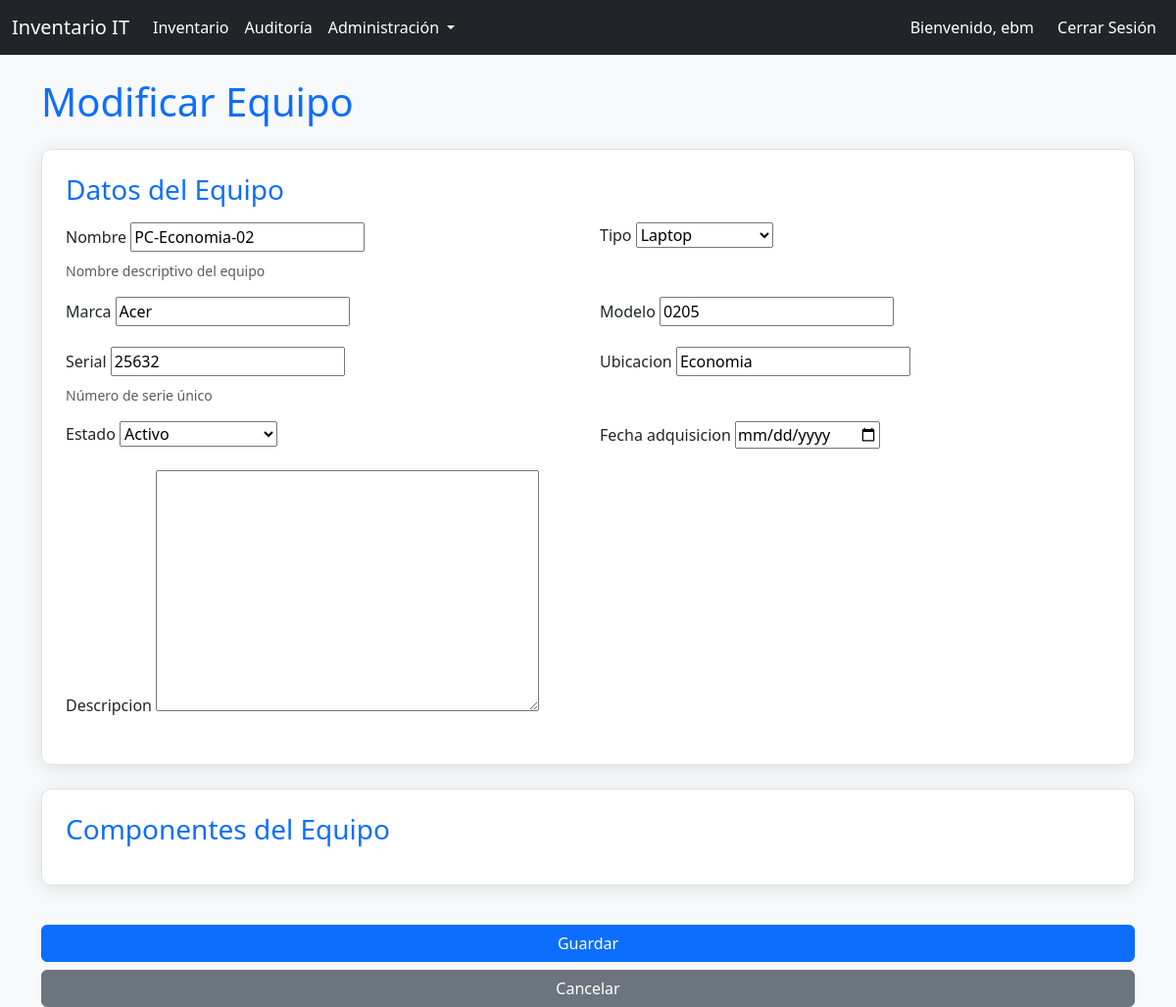
Screenshot of /inventario/modificar/2/ (signed in) with the database file from the repository.
### inventario/models.py (models this page shows, shortened)
class Equipo(models.Model):
    TIPO_CHOICES = [
        ('servidor', 'Servidor'),
        ('pc', 'PC de escritorio'),
        ('portatil', 'Laptop'),
        ('monitor', 'Monitor'),
        ('impresora', 'Impresora'),
        ('otro', 'Otro'),
    ]
    ESTADO_CHOICES = [
        ('activo', 'Activo'),
        ('mantenimiento', 'En Mantenimiento'),
        ('baja', 'Dado de Baja'),
    ]
    nombre = models.CharField(max_length=200, help_text="Nombre descriptivo del equipo")
    tipo = models.CharField(max_length=50, choices=TIPO_CHOICES)
    marca = models.CharField(max_length=100)
    modelo = models.CharField(max_length=100)
    serial = models.CharField(max_length=150, unique=True, help_text="Número de serie único")
    ubicacion = models.CharField(max_length=200)
    estado = models.CharField(max_length=50, choices=ESTADO_CHOICES, default='activo')
    fecha_adquisicion = models.DateField()
    descripcion = models.TextField(blank=True, null=True)

### inventario/views.py (the view)
# urls.py: path('modificar/<int:pk>/', views.modificar_equipo, name='modificar_equipo'),
@login_required
@user_passes_test(es_admin)
def modificar_equipo(request, pk):
    equipo = get_object_or_404(Equipo, pk=pk)
    if request.method == 'POST':
        form = EquipoForm(request.POST, instance=equipo)
        if form.is_valid():
            equipo = form.save()
            Auditoria.objects.create(usuario=request.user, accion=f"Se modificó el equipo: {equipo.nombre}")
            return redirect('detalle_equipo', pk=equipo.pk)
    else:
        form = EquipoForm(instance=equipo)
    return render(request, 'inventario/form_equipo.html', {'form': form, 'titulo': 'Modificar Equipo'})

### inventario/forms.py
class EquipoForm(forms.ModelForm):
    class Meta:
        model = Equipo
        fields = ['nombre', 'tipo', 'marca', 'modelo', 'serial', 'ubicacion', 'estado', 'fecha_adquisicion', 'descripcion']
        widgets = {
            'fecha_adquisicion': forms.DateInput(attrs={'type': 'date'}),
        }

### inventario/views.py (called while the page is built)
def es_admin(user):
    return user.is_staff

### templates/inventario/form_equipo.html (shortened to what this page needs)
{% extends 'base.html' %}
{% block content %}
    <h1 class="text-primary mb-4">{{ titulo }}</h1>
<form method="post" class="needs-validation" novalidate>
    <div class="card card-futuristic p-4 mb-4">
        <h3 class="text-primary mb-3">Datos del Equipo</h3>
        <div class="row">
            {% for field in form %}
                <div class="col-md-6 mb-3">
                    <label for="{{ field.id_for_label }}" class="form-label">{{ field.label }}</label>
                    {{ field }}
                    {% if field.help_text %}
                        <div class="form-text">{{ field.help_text }}</div>
                    {% endif %}
                </div>
            {% endfor %}
        </div>
    </div>
    <div class="card card-futuristic p-4 mb-4">
        <h3 class="text-primary mb-3">Componentes del Equipo</h3>
    </div>
    <div class="d-grid gap-2">
        <button type="submit" class="btn btn-primary mt-3">Guardar</button>
        <a href="{% url 'lista_equipos' %}" class="btn btn-secondary">Cancelar</a>
    </div>
</form>
{% endblock %}

### templates/base.html (shortened to what this page needs)
<!DOCTYPE html>
<html lang="es">
<head>
    <link href="https://cdn.jsdelivr.net/npm/bootstrap@5.3.3/dist/css/bootstrap.min.css" rel="stylesheet">
</head>
<body>
    <nav class="navbar navbar-expand-lg navbar-dark bg-dark">
        <div class="container-fluid">
            <a class="navbar-brand" href="{% url 'dashboard' %}">Inventario IT</a>
            <div class="collapse navbar-collapse" id="navbarNav">
                <ul class="navbar-nav me-auto mb-2 mb-lg-0">
                    <li class="nav-item">
                        <a class="nav-link" href="{% url 'lista_equipos' %}">Inventario</a>
                    </li>
                    <li class="nav-item">
                        <a class="nav-link" href="{% url 'lista_auditoria' %}">Auditoría</a>
                    </li>
                    {% if user.is_staff %}
                    <li class="nav-item dropdown">
                        <a class="nav-link dropdown-toggle" href="#" id="navbarDropdown" role="button" data-bs-toggle="dropdown" aria-expanded="false">
                            Administración
                        </a>
                    </li>
                    {% endif %}
                </ul>
                <ul class="navbar-nav ms-auto">
                    {% if user.is_authenticated %}
                        <span class="navbar-text me-3">Bienvenido, {{ user.username }}</span>
                        <li class="nav-item">
                            <a class="nav-link" href="{% url 'logout' %}">Cerrar Sesión</a>
                        </li>
                    {% endif %}
                </ul>
            </div>
        </div>
    </nav>
    <div class="container mt-4">
        {% block content %}{% endblock %}
    </div>
</body>
</html>

### templates/base.html (style rules this page uses)
body { background-color: #f8f9fa; color: #212529; }
.navbar-text, .nav-link, a { color: #fff !important; }
.navbar-brand { color: #fff !important; }
.card-futuristic { background-color: #ffffff; border: 1px solid #dee2e6; border-radius: 10px; box-shadow: 0 4px 20px rgba(0, 0, 0, 0.1); color: #212529; transition: transform 0.3s ease-in-out; }
.card-title-futuristic, .text-info, h1 { color: #007bff !important; }

### rows the page displays
Equipo: form "PC-Economia-02" "Laptop" "Acer" "0205" "25632" "Economia" "Activo"

### other values shown
{{ user.username }} "ebm"
{{ titulo }} "Modificar Equipo"
{{ field.label }} "Nombre" "Tipo" "Marca" "Modelo" "Serial" "Ubicacion" "Estado" "Fecha adquisicion" "Descripcion"
{{ field.help_text }} "Nombre descriptivo del equipo" "Número de serie único"
